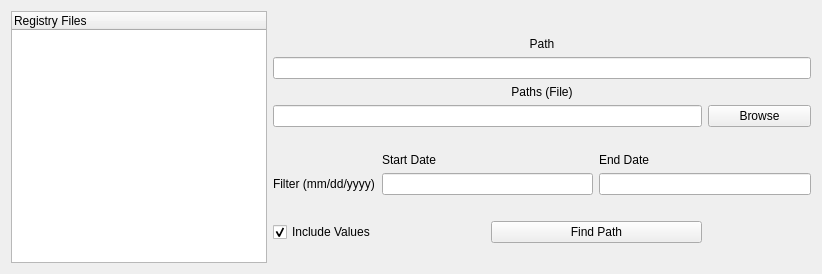
          <widget class="QWidget" name="pathAnalysisTab">
           <attribute name="title">
            <string>Path Analysis</string>
           </attribute>
           <layout class="QGridLayout" name="gridLayout_25">
            <item row="0" column="0">
             <layout class="QGridLayout" name="gridLayout_24">
              <item row="0" column="0" rowspan="3">
               <widget class="QTreeWidget" name="pathAnalysisTreeWidget">
                <column>
                 <property name="text">
                  <string>Registry Files</string>
                 </property>
                </column>
               </widget>
              </item>
              <item row="0" column="1">
               <spacer name="horizontalSpacer_19">
                <property name="orientation">
                 <enum>Qt::Horizontal</enum>
                </property>
                <property name="sizeHint" stdset="0">
                 <size>
                  <width>538</width>
                  <height>20</height>
                 </size>
                </property>
               </spacer>
              </item>
              <item row="1" column="1">
               <layout class="QGridLayout" name="gridLayout_23">
                <item row="0" column="0" colspan="5">
                 <widget class="QLabel" name="label_17">
                  <property name="text">
                   <string>Path</string>
                  </property>
                  <property name="alignment">
                   <set>Qt::AlignCenter</set>
                  </property>
                 </widget>
                </item>
                <item row="1" column="0" colspan="5">
                 <widget class="QLineEdit" name="pathLineEdit"/>
                </item>
                <item row="2" column="0" colspan="5">
                 <widget class="QLabel" name="label_22">
                  <property name="text">
                   <string>Paths (File)</string>
                  </property>
                  <property name="alignment">
                   <set>Qt::AlignCenter</set>
                  </property>
                 </widget>
                </item>
                <item row="3" column="0" colspan="4">
                 <widget class="QLineEdit" name="pathTermsLineEdit">
                  <property name="text">
                   <string/>
                  </property>
                 </widget>
                </item>
                <item row="3" column="4">
                 <widget class="QPushButton" name="pathTermsPushButton">
                  <property name="text">
                   <string>Browse</string>
                  </property>
                 </widget>
                </item>
                <item row="5" column="1" colspan="2">
                 <widget class="QLabel" name="label_19">
                  <property name="text">
                   <string>Start Date</string>
                  </property>
                  <property name="alignment">
                   <set>Qt::AlignLeading|Qt::AlignLeft|Qt::AlignVCenter</set>
                  </property>
                 </widget>
                </item>
                <item row="5" column="3" colspan="2">
                 <widget class="QLabel" name="label_21">
                  <property name="text">
                   <string>End Date</string>
                  </property>
                  <property name="alignment">
                   <set>Qt::AlignLeading|Qt::AlignLeft|Qt::AlignVCenter</set>
                  </property>
                 </widget>
                </item>
                <item row="6" column="0">
                 <widget class="QLabel" name="label_20">
                  <property name="text">
                   <string>Filter (mm/dd/yyyy)</string>
                  </property>
                 </widget>
                </item>
                <item row="6" column="1" colspan="2">
                 <widget class="QLineEdit" name="pathStartDateLineEdit"/>
                </item>
                <item row="6" column="3" colspan="2">
                 <widget class="QLineEdit" name="pathEndDateLlineEdit"/>
                </item>
                <item row="8" column="0" colspan="2">
                 <widget class="QCheckBox" name="pathValuesCheckBox">
                  <property name="text">
                   <string>Include Values</string>
                  </property>
                  <property name="checked">
                   <bool>true</bool>
                  </property>
                 </widget>
                </item>
                <item row="8" column="2" colspan="2">
                 <widget class="QPushButton" name="pathPushButton">
                  <property name="text">
                   <string>Find Path</string>
                  </property>
                 </widget>
                </item>
                <item row="7" column="0" colspan="5">
                 <spacer name="horizontalSpacer_17">
                  <property name="orientation">
                   <enum>Qt::Horizontal</enum>
                  </property>
                  <property name="sizeHint" stdset="0">
                   <size>
                    <width>40</width>
                    <height>20</height>
                   </size>
                  </property>
                 </spacer>
                </item>
                <item row="4" column="0" colspan="5">
                 <spacer name="horizontalSpacer_18">
                  <property name="orientation">
                   <enum>Qt::Horizontal</enum>
                  </property>
                  <property name="sizeHint" stdset="0">
                   <size>
                    <width>40</width>
                    <height>20</height>
                   </size>
                  </property>
                 </spacer>
                </item>
               </layout>
              </item>
              <item row="2" column="1">
               <spacer name="horizontalSpacer_20">
                <property name="orientation">
                 <enum>Qt::Horizontal</enum>
                </property>
                <property name="sizeHint" stdset="0">
                 <size>
                  <width>538</width>
                  <height>20</height>
                 </size>
                </property>
               </spacer>
              </item>
             </layout>
            </item>
           </layout>
          </widget>
